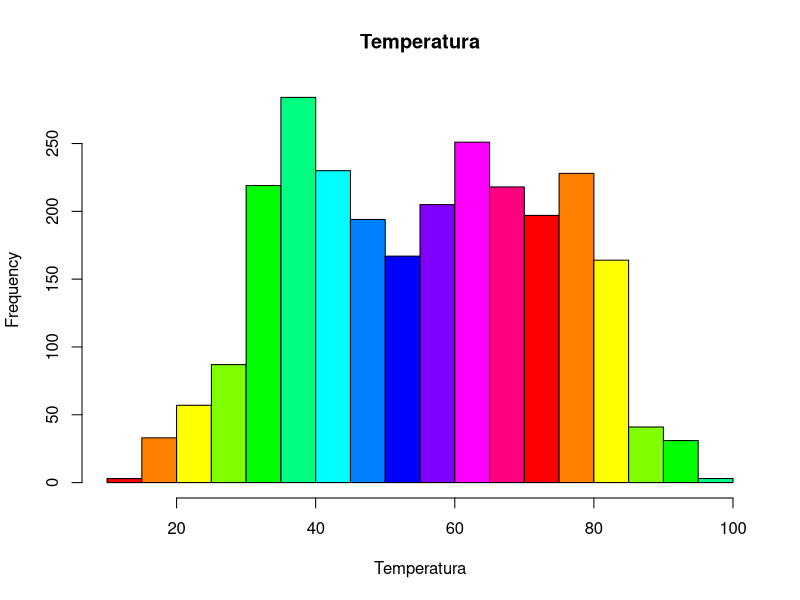
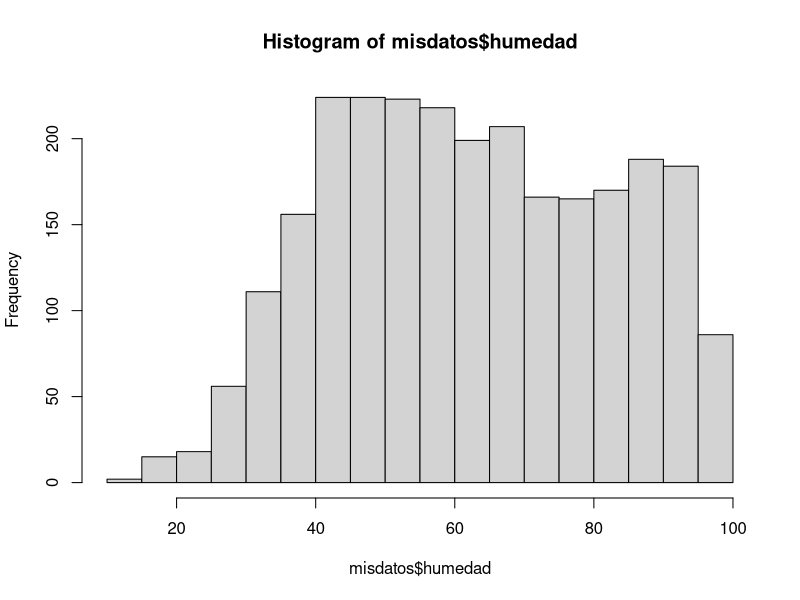
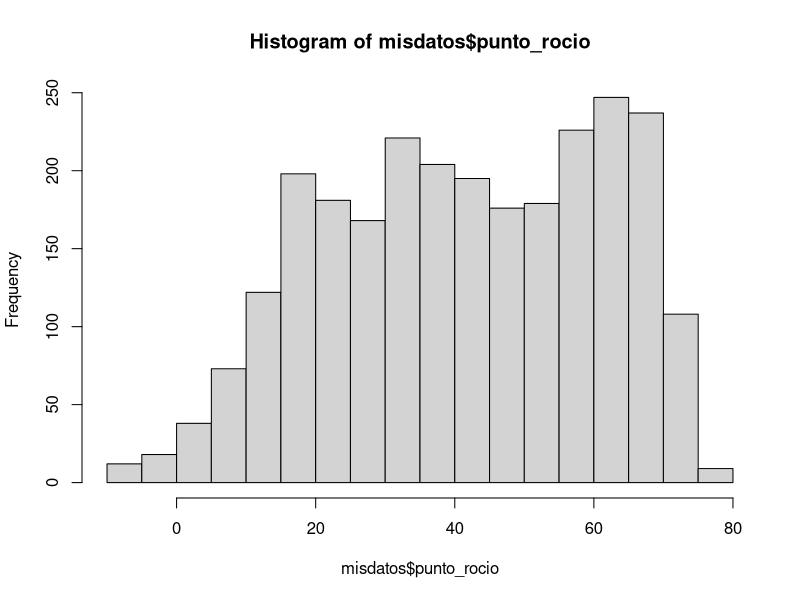
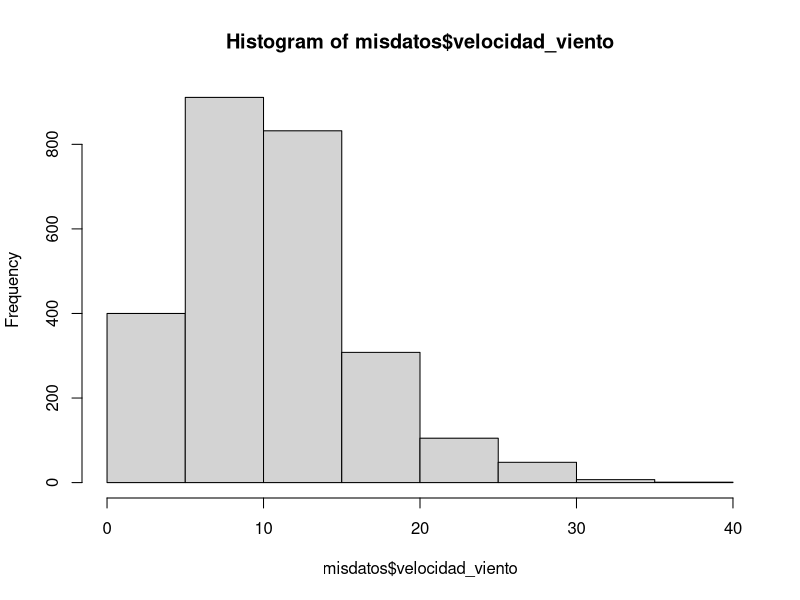

These charts were generated, in order, by the following R code:
# nombre del archivo a mandar por correo:
# nombre_apellido_inferencia_profesor.R
# ejemplo:
# juan_perez_estadistica_mayer.R

# No olvide ejecutar las líneas 6 y 11 antes de empezar el resto del trabajo
library(readxl)


# 1. Use la función read_excel para cargar los datos que se encuentran en el archivo excel datos_ie.xlsx
misdatos <- read_excel("datos_ie.xlsx")


misdatos


# 2. Para la variable "velocidad_viento", que es una de las columnas de los datos 
# que acaba de cargar, encuentre lo siguiente usando la función quantile:
# 2.1 el cuantil 0.025 (2 pto)
# 2.2 la mediana (2 pto)
# 2.3 el cuantil 0.975 (2 pto)
# Nota la función quantile es la que calcula cuantiles de un vector. Por ejemplo si el vector se llama x y
# queremos calcular el cuantil 37 escribiremos en R quantile(x, 0.37)

#R: 2 
velocidad_viento <- misdatos$velocidad_viento

velocidad_viento
#R: 2.1
quantile(velocidad_viento, 0.025)
#R: 2.2
mean(velocidad_viento)
#R: 2.3
quantile(velocidad_viento, 0.975)

# 3. Para la variable "temperatura" compute lo siguiente
# 3.1 la media (2 pto)
# 3.2 la desviación estandar    (2 pto)
# 3.3 la cantidad de observaciones (n)   (2 pto)
# 3.4 la desviación estandar, dividida por la raíz de n  (2 pto)

#R:3
temperatura <- misdatos$temperatura
#R: 3.1
mean(temperatura)
#R: 3.2
sd(temperatura)
#R: 3.3
length(temperatura)
#R: 3.4
sd(temperatura)/sqrt(length(temperatura))



# 4. Grafique los histogramas de estas cuatro variables: temperatura, humedad,
# punto_rocio y velocidad_viento. Puede usar cualquier función y paquete de R (4 pts)
hist(temperatura,
     col =  rainbow(12),    
     xlab = "Temperatura",
     main = "Temperatura")

hist(misdatos$humedad)
hist(misdatos$punto_rocio)
hist(misdatos$velocidad_viento)





# 5. Use el comando pnorm, para encontrar la probabilidad de que una variable aleatoria normal
# estándard esté entre -1 y 1.2, es decir, encontrar P(-1 <= z <= 1.2)
# Nota, el comando pnorm asume por defecto que nuestra normal es estándar. (2 pto)

#R:5
pnorm(1.2, mean = 0, sd = 1)- pnorm(-1, mean = 0, sd = 1)
